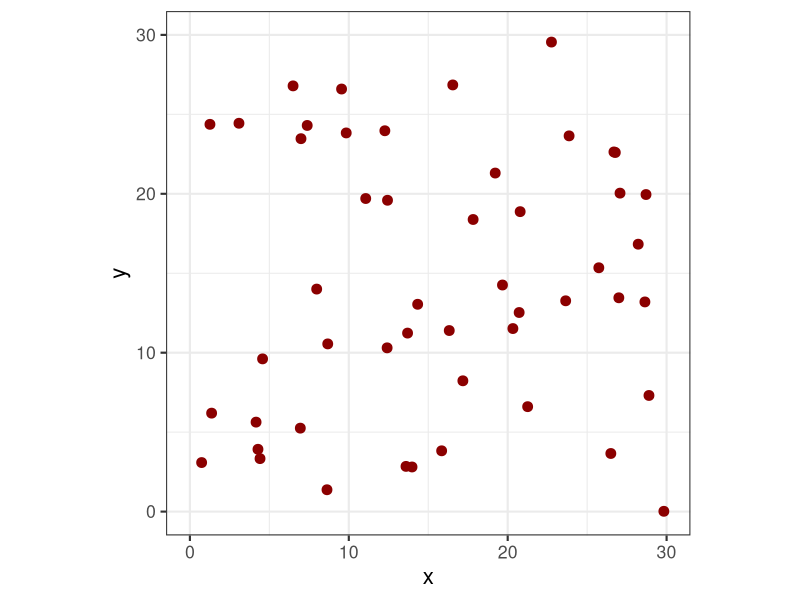
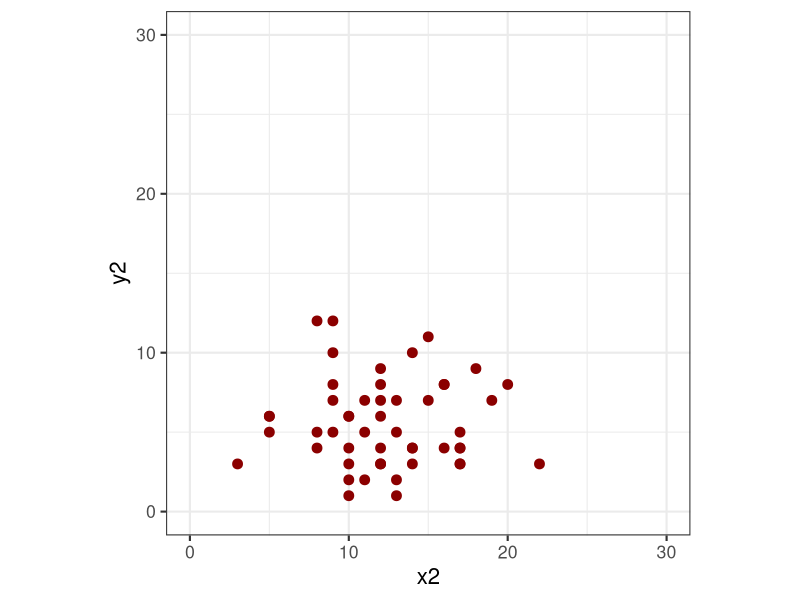
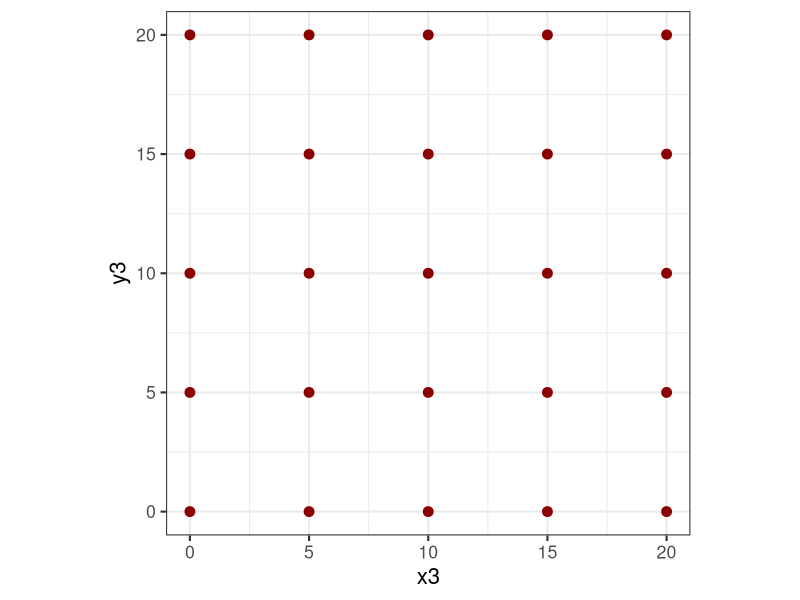

Reproduce these figures in R, in order.
## ---- chunk 1
set.seed(123)          # for reproducibility
x <- runif(50, 0, 30)  # x vector
y <- runif(50, 0, 30)  # y vector
dat <- data.frame(x,y) # dataframe for plotting
## ---- chunk 2
library(tidyverse) 
theme_set(theme_bw(base_size = 16))

dat |> # R base pipe operator
  ggplot(aes(x, y))+
  geom_point(size =3, 
             color = "darkred")+
  ylim(0,30)+
  xlim(0,30)+
  coord_fixed()
## ---- chunk 3
x2 <- rnbinom(n = 50, mu = 12, size = 20)
y2 <- rnbinom(n = 50, mu = 5, size = 20)
dat2 <- data.frame(x2, y2)
## ---- chunk 4
dat2 |>
  ggplot(aes(x2, y2))+
  geom_point(size = 3, color = "darkred")+
  ylim(0,30)+
  xlim(0,30)+
  coord_fixed()
## ---- chunk 5
x3 <- rep(c(0,5,10,15,20),5) 
y3 <- rep(c(0, 5, 10, 15, 20), each = 5)
dat3 <- data.frame(x3, y3)

dat3 |>
  ggplot(aes(x3, y3))+
  geom_point(size = 3, color = "darkred")+
  ylim(0,20)+
  xlim(0,20)+
  coord_fixed()
